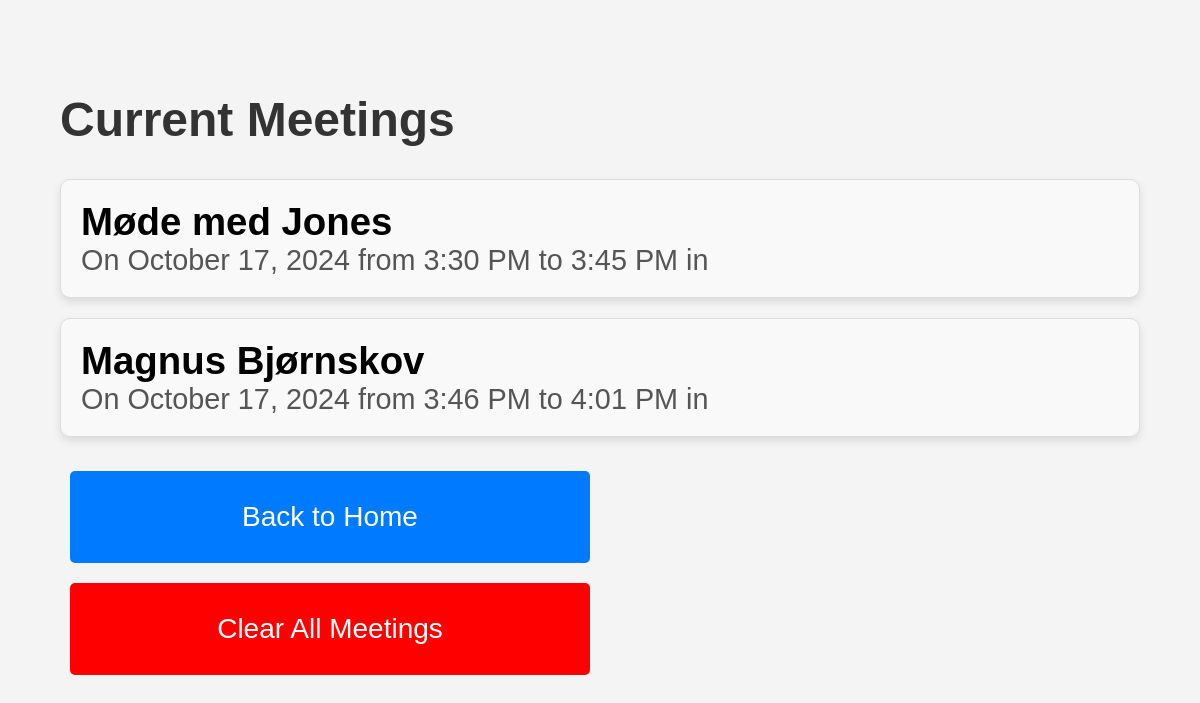
The app's page /view-meetings/, older data.
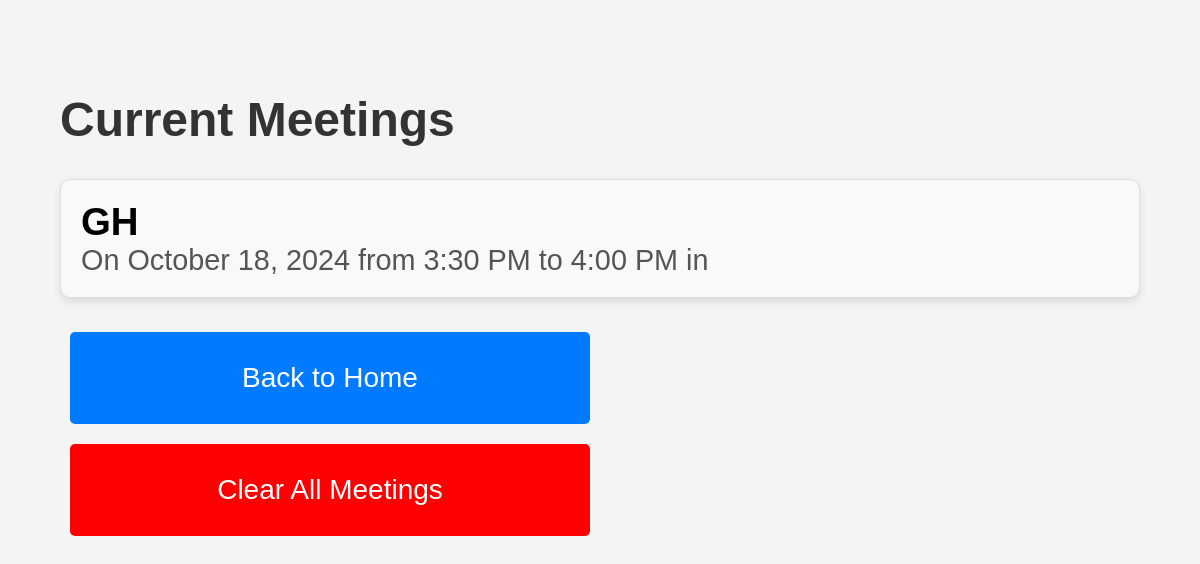
The same page, newer data.
### my_app/models.py (models this page shows, shortened)
class Meeting(models.Model):
    INITIAL_CHOICES = [
        ('AB', 'AB'),
        ('CD', 'CD'),
        ('EF', 'EF'),
        ('GH', 'GH'),
    ]
    ROOM_CHOICES = [
        ('Møderum 1', 'Møderum 1'),
        ('Møderum 2', 'Møderum 2'),
    ]
    name = models.CharField(max_length=100, choices=INITIAL_CHOICES)
    date = models.DateField()
    start_time = models.TimeField()
    end_time = models.TimeField()
    duration = models.CharField(max_length=20)
    room = models.CharField(max_length=20, choices=ROOM_CHOICES)

### my_app/views.py (the view)
# urls.py: path('view-meetings/', views.view_meetings, name='view_meetings'),
def view_meetings(request):
    meetings = Meeting.objects.all()
    return render(request, 'my_app/view_meetings.html', {'meetings': meetings})

### my_app/templates/my_app/view_meetings.html (shortened to what this page needs)
<!DOCTYPE html>
<html lang="en">
<head>
    {% load static %}
    <link rel="stylesheet" href="{% static 'css/style.css' %}">
</head>
<body>
    <h1>Current Meetings</h1>
    <ul class="meeting-list">
        {% for meeting in meetings %}
            <li class="meeting-card">
                <div class="meeting-name">{{ meeting.name }}</div>
                <div class="meeting-details">
                    On {{ meeting.date|date:"F d, Y" }} from {{ meeting.start_time|time:"g:i A" }} to {{ meeting.end_time|time:"g:i A" }} in {{ meeting.room }}
                </div>
            </li>
        {% empty %}
            <li>No meetings scheduled.</li>
        {% endfor %}
    </ul>
    <div class="actions">
        <a href="{% url 'home' %}" class="button">Back to Home</a>
        <a href="{% url 'clear_meetings' %}" class="button red">Clear All Meetings</a>
    </div>
</body>
</html>

### my_app/static/css/Style.css (style rules this page uses)
body { font-family: Arial, sans-serif; background-color: #f4f4f4; margin: 40px; }
h1 { color: #333; }

### my_app/templates/my_app/view_meetings.html (style rules this page uses)
body { font-size: 24px; padding: 20px; }
.meeting-list { list-style-type: none; padding: 0; }
.meeting-card { border: 1px solid #ddd; border-radius: 10px; padding: 20px; margin: 20px 0; background-color: #f9f9f9; box-shadow: 0 4px 8px rgba(0, 0, 0, 0.1); font-size: 24px; }
.meeting-name { font-weight: bold; font-size: 1.6em; }
.meeting-details { color: #555; font-size: 1.2em; }
.actions { margin-top: 20px; }
.button { display: inline-block; padding: 30px 60px; font-size: 28px; margin: 10px; background-color: #007BFF; color: white; text-decoration: none; border-radius: 5px; width: 100%; max-width: 400px; text-align: center; }
.button.red { background-color: red; }

Row changes from the older to the newer data that the page shows:
removed Meeting: name "Møde med Jones", date "October 17, 2024", start_time "3:30 PM", end_time "3:45 PM"
removed Meeting: name "Magnus Bjørnskov", date "October 17, 2024", start_time "3:46 PM", end_time "4:01 PM"
added Meeting: name "GH", date "October 18, 2024", start_time "3:30 PM", end_time "4:00 PM"
